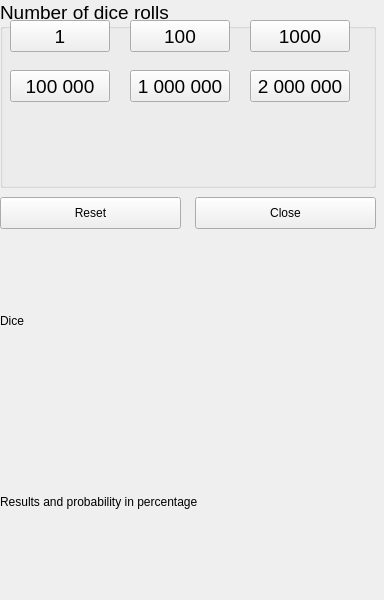
<?xml version="1.0" encoding="UTF-8"?>
<ui version="4.0">
 <class>DiceRollMetrics</class>
 <widget class="QMainWindow" name="DiceRollMetrics">
  <property name="geometry">
   <rect>
    <x>0</x>
    <y>0</y>
    <width>384</width>
    <height>600</height>
   </rect>
  </property>
  <property name="windowTitle">
   <string>DiceRollMetrics</string>
  </property>
  <widget class="QWidget" name="centralwidget">
   <widget class="QLabel" name="label_diceImage">
    <property name="geometry">
     <rect>
      <x>0</x>
      <y>235</y>
      <width>181</width>
      <height>171</height>
     </rect>
    </property>
    <property name="text">
     <string>Dice</string>
    </property>
   </widget>
   <widget class="QPushButton" name="pushButton_close">
    <property name="geometry">
     <rect>
      <x>195</x>
      <y>197</y>
      <width>181</width>
      <height>32</height>
     </rect>
    </property>
    <property name="text">
     <string>Close</string>
    </property>
   </widget>
   <widget class="QLabel" name="label_result">
    <property name="geometry">
     <rect>
      <x>0</x>
      <y>416</y>
      <width>376</width>
      <height>172</height>
     </rect>
    </property>
    <property name="text">
     <string>Results and probability in percentage</string>
    </property>
   </widget>
   <widget class="QPushButton" name="pushButton_reset">
    <property name="geometry">
     <rect>
      <x>0</x>
      <y>197</y>
      <width>181</width>
      <height>32</height>
     </rect>
    </property>
    <property name="text">
     <string>Reset</string>
    </property>
   </widget>
   <widget class="QGroupBox" name="groupBox">
    <property name="geometry">
     <rect>
      <x>0</x>
      <y>0</y>
      <width>376</width>
      <height>188</height>
     </rect>
    </property>
    <property name="font">
     <font>
      <pointsize>14</pointsize>
     </font>
    </property>
    <property name="title">
     <string>Number of dice rolls</string>
    </property>
    <widget class="QPushButton" name="pushButton_100">
     <property name="geometry">
      <rect>
       <x>130</x>
       <y>20</y>
       <width>100</width>
       <height>32</height>
      </rect>
     </property>
     <property name="text">
      <string>100</string>
     </property>
    </widget>
    <widget class="QPushButton" name="pushButton_1m">
     <property name="geometry">
      <rect>
       <x>130</x>
       <y>70</y>
       <width>100</width>
       <height>32</height>
      </rect>
     </property>
     <property name="text">
      <string>1 000 000</string>
     </property>
    </widget>
    <widget class="QPushButton" name="pushButton_1k">
     <property name="geometry">
      <rect>
       <x>250</x>
       <y>20</y>
       <width>100</width>
       <height>32</height>
      </rect>
     </property>
     <property name="text">
      <string>1000</string>
     </property>
    </widget>
    <widget class="QPushButton" name="pushButton_100k">
     <property name="geometry">
      <rect>
       <x>10</x>
       <y>70</y>
       <width>100</width>
       <height>32</height>
      </rect>
     </property>
     <property name="text">
      <string>100 000</string>
     </property>
    </widget>
    <widget class="QPushButton" name="pushButton_2m">
     <property name="geometry">
      <rect>
       <x>250</x>
       <y>70</y>
       <width>100</width>
       <height>32</height>
      </rect>
     </property>
     <property name="text">
      <string>2 000 000</string>
     </property>
    </widget>
    <widget class="QPushButton" name="pushButton_1">
     <property name="geometry">
      <rect>
       <x>10</x>
       <y>20</y>
       <width>100</width>
       <height>32</height>
      </rect>
     </property>
     <property name="text">
      <string>1</string>
     </property>
    </widget>
   </widget>
  </widget>
 </widget>
 <resources/>
 <connections>
  <connection>
   <sender>pushButton_close</sender>
   <signal>clicked()</signal>
   <receiver>DiceRollMetrics</receiver>
   <slot>close()</slot>
   <hints>
    <hint type="sourcelabel">
     <x>293</x>
     <y>210</y>
    </hint>
    <hint type="destinationlabel">
     <x>301</x>
     <y>283</y>
    </hint>
   </hints>
  </connection>
 </connections>
</ui>
